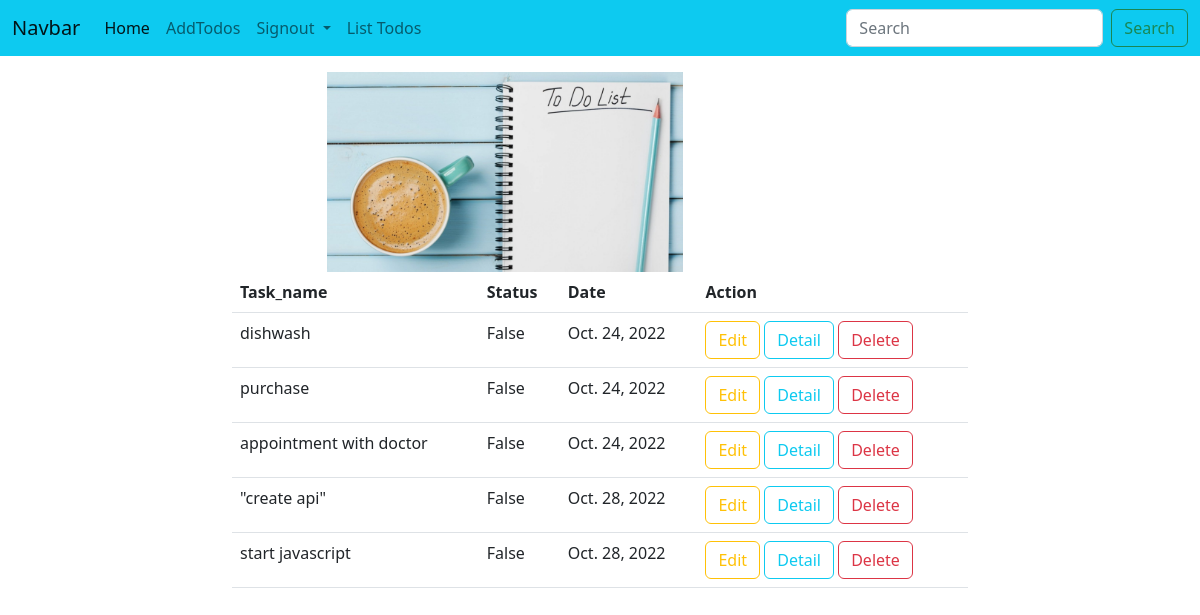
Screenshot of /todos/all (signed in) with the database file from the repository.
### todoapp/models.py (models this page shows, shortened)
class Todos(models.Model):
    task_name=models.CharField(max_length=120)
    user=models.ForeignKey(User,on_delete=models.CASCADE)
    status=models.BooleanField(default=False)
    created_date=models.DateField(auto_now_add=True)

### todoapp/views.py (the view)
# urls.py: path("todos/all",views.ToDoListView.as_view(),name="list-todo"),
@method_decorator(signin_required,name="dispatch")
class ToDoListView(ListView):
    template_name = "list-todo.html"
    context_object_name = "todos"
    model = Todos
    def get_queryset(self):
        return Todos.objects.filter(user=self.request.user)

### todoapp/templates/list-todo.html (shortened to what this page needs)
{%extends 'base.html'%}
{%load static%}
{%block body_block%}
<div class="container">
    <div class="row">
        <div class="col-3"></div>
        <div class="col-6">
            <img src="{%static 'images/todo.jpg'%}" height="200px" class="mt-3">
        </div>
        <div class="col-3"></div>
    </div>
    <div class="row">
        <div class="col-2"></div>
        <div class="col-8">
            {%if todos%}
            <table class="table">
                <tr>
                    <th>Task_name</th>
                    <th>Status</th>
                    <th>Date</th>
                    <th>Action</th>
                </tr>
                 {%for todo in todos%}
                <tr>
                    <td>{{todo.task_name}}</td>
                    <td>{{todo.status}}</td>
                    <td>{{todo.created_date}}</td>
                    <td>
                        <a href="{%url 'edit-todo' todo.id%}" class="btn btn-outline-warning">Edit</a>
                        <a href="{%url 'todo-detail' todo.id%}" class="btn btn-outline-info">Detail</a>
                        <a href="{%url 'remove-todo' todo.id%}" class="btn btn-outline-danger">Delete</a>
                    </td>
                </tr>
                {%endfor%}
            </table>
           {%else%}
            <h2 class="text-danger">No ToDos</h2>
            {%endif%}
        </div>
        <div class="col-2"></div>
    </div>
</div>
{%endblock%}

### todoapp/templates/base.html (shortened to what this page needs)
<!DOCTYPE html>
<html lang="en">
<head>
    <link href="https://cdn.jsdelivr.net/npm/bootstrap@5.2.1/dist/css/bootstrap.min.css" rel="stylesheet">
</head>
<body>
<nav class="navbar navbar-expand-lg bg-info">
  <div class="container-fluid">
    <a class="navbar-brand" href="#">Navbar</a>
    <div class="collapse navbar-collapse" id="navbarSupportedContent">
      <ul class="navbar-nav me-auto mb-2 mb-lg-0">
        <li class="nav-item">
          <a class="nav-link active" aria-current="page" href="{%url 'index'%}">Home</a>
        </li>
        <li class="nav-item">
          <a class="nav-link" href="{%url 'add-todo'%}">AddTodos</a>
        </li>
        <li class="nav-item dropdown">
          <a class="nav-link dropdown-toggle" href="{%url 'signout'%}" role="button" data-bs-toggle="dropdown" aria-expanded="false">
            Signout
          </a>
        </li>
        <li class="nav-item">
          <a class="nav-link " href="{%url 'list-todo'%}">List Todos</a>
        </li>
      </ul>
      <form class="d-flex" role="search">
        <input class="form-control me-2" type="search" placeholder="Search" aria-label="Search">
        <button class="btn btn-outline-success" type="submit">Search</button>
      </form>
    </div>
  </div>
</nav>
{%block body_block%}
{%endblock%}
</body>
</html>

### rows the page displays
Todos: task_name "dishwash", status "False", created_date "Oct. 24, 2022"
Todos: task_name "purchase", status "False", created_date "Oct. 24, 2022"
Todos: task_name "appointment with doctor", status "False", created_date "Oct. 24, 2022"
Todos: task_name "\"create api\"", status "False", created_date "Oct. 28, 2022"
Todos: task_name "start javascript", status "False", created_date "Oct. 28, 2022"
